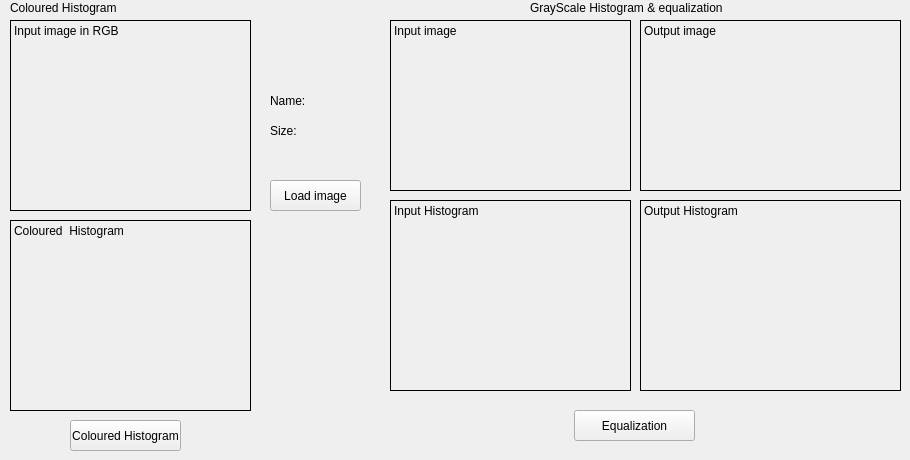
    <widget class="QWidget" name="tab_histograms">
     <attribute name="title">
      <string>Histograms</string>
     </attribute>
     <widget class="QLabel" name="label_histograms_houtput">
      <property name="geometry">
       <rect>
        <x>640</x>
        <y>200</y>
        <width>261</width>
        <height>191</height>
       </rect>
      </property>
      <property name="frameShape">
       <enum>QFrame::Box</enum>
      </property>
      <property name="text">
       <string>Output Histogram</string>
      </property>
      <property name="textFormat">
       <enum>Qt::PlainText</enum>
      </property>
      <property name="alignment">
       <set>Qt::AlignLeading|Qt::AlignLeft|Qt::AlignTop</set>
      </property>
     </widget>
     <widget class="QLabel" name="label_histograms_input">
      <property name="geometry">
       <rect>
        <x>390</x>
        <y>20</y>
        <width>241</width>
        <height>171</height>
       </rect>
      </property>
      <property name="frameShape">
       <enum>QFrame::Box</enum>
      </property>
      <property name="text">
       <string>Input image</string>
      </property>
      <property name="alignment">
       <set>Qt::AlignLeading|Qt::AlignLeft|Qt::AlignTop</set>
      </property>
     </widget>
     <widget class="QLabel" name="label_histograms_output">
      <property name="geometry">
       <rect>
        <x>640</x>
        <y>20</y>
        <width>261</width>
        <height>171</height>
       </rect>
      </property>
      <property name="frameShape">
       <enum>QFrame::Box</enum>
      </property>
      <property name="text">
       <string>Output image</string>
      </property>
      <property name="alignment">
       <set>Qt::AlignLeading|Qt::AlignLeft|Qt::AlignTop</set>
      </property>
     </widget>
     <widget class="QLabel" name="label_10">
      <property name="geometry">
       <rect>
        <x>270</x>
        <y>120</y>
        <width>71</width>
        <height>21</height>
       </rect>
      </property>
      <property name="text">
       <string>Size:</string>
      </property>
     </widget>
     <widget class="QLabel" name="label_11">
      <property name="geometry">
       <rect>
        <x>270</x>
        <y>90</y>
        <width>71</width>
        <height>21</height>
       </rect>
      </property>
      <property name="text">
       <string>Name:</string>
      </property>
     </widget>
     <widget class="QLabel" name="label_histograms_hinput">
      <property name="geometry">
       <rect>
        <x>390</x>
        <y>200</y>
        <width>241</width>
        <height>191</height>
       </rect>
      </property>
      <property name="frameShape">
       <enum>QFrame::Box</enum>
      </property>
      <property name="text">
       <string>Input Histogram</string>
      </property>
      <property name="textFormat">
       <enum>Qt::PlainText</enum>
      </property>
      <property name="alignment">
       <set>Qt::AlignLeading|Qt::AlignLeft|Qt::AlignTop</set>
      </property>
     </widget>
     <widget class="QLabel" name="label_histograms_hinput_3">
      <property name="geometry">
       <rect>
        <x>10</x>
        <y>20</y>
        <width>241</width>
        <height>191</height>
       </rect>
      </property>
      <property name="frameShape">
       <enum>QFrame::Box</enum>
      </property>
      <property name="text">
       <string>Input image in RGB</string>
      </property>
      <property name="textFormat">
       <enum>Qt::PlainText</enum>
      </property>
      <property name="alignment">
       <set>Qt::AlignLeading|Qt::AlignLeft|Qt::AlignTop</set>
      </property>
     </widget>
     <widget class="QLabel" name="label_6">
      <property name="geometry">
       <rect>
        <x>530</x>
        <y>0</y>
        <width>271</width>
        <height>16</height>
       </rect>
      </property>
      <property name="text">
       <string>GrayScale Histogram &amp; equalization</string>
      </property>
     </widget>
     <widget class="QLabel" name="label_histograms_hinput_4">
      <property name="geometry">
       <rect>
        <x>10</x>
        <y>220</y>
        <width>241</width>
        <height>191</height>
       </rect>
      </property>
      <property name="frameShape">
       <enum>QFrame::Box</enum>
      </property>
      <property name="text">
       <string>Coloured  Histogram</string>
      </property>
      <property name="textFormat">
       <enum>Qt::PlainText</enum>
      </property>
      <property name="alignment">
       <set>Qt::AlignLeading|Qt::AlignLeft|Qt::AlignTop</set>
      </property>
     </widget>
     <widget class="QPushButton" name="pushButton_histograms_load">
      <property name="geometry">
       <rect>
        <x>270</x>
        <y>180</y>
        <width>91</width>
        <height>31</height>
       </rect>
      </property>
      <property name="text">
       <string>Load image</string>
      </property>
     </widget>
     <widget class="QLabel" name="label_7">
      <property name="geometry">
       <rect>
        <x>10</x>
        <y>0</y>
        <width>271</width>
        <height>16</height>
       </rect>
      </property>
      <property name="text">
       <string>Coloured Histogram </string>
      </property>
     </widget>
     <widget class="QPushButton" name="coloredhistogram">
      <property name="geometry">
       <rect>
        <x>70</x>
        <y>420</y>
        <width>111</width>
        <height>31</height>
       </rect>
      </property>
      <property name="text">
       <string>Coloured Histogram</string>
      </property>
     </widget>
     <widget class="QPushButton" name="equalization">
      <property name="geometry">
       <rect>
        <x>574</x>
        <y>410</y>
        <width>121</width>
        <height>31</height>
       </rect>
      </property>
      <property name="text">
       <string>Equalization</string>
      </property>
     </widget>
    </widget>
